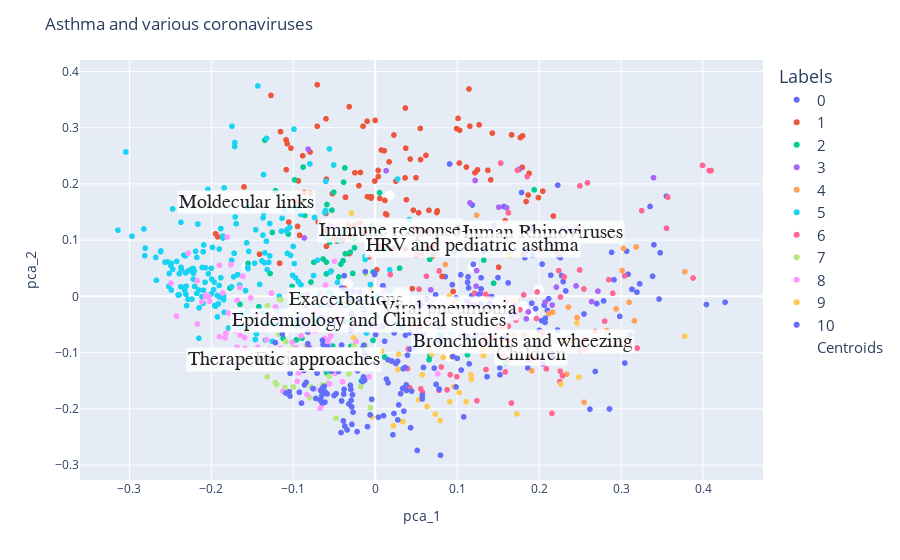

Source (notebook cell):
### Code cell
fig_clusters_before.update_layout(
    title_text='Asthma and various coronaviruses',
    legend=dict(
        font=dict(
            size=15)))
